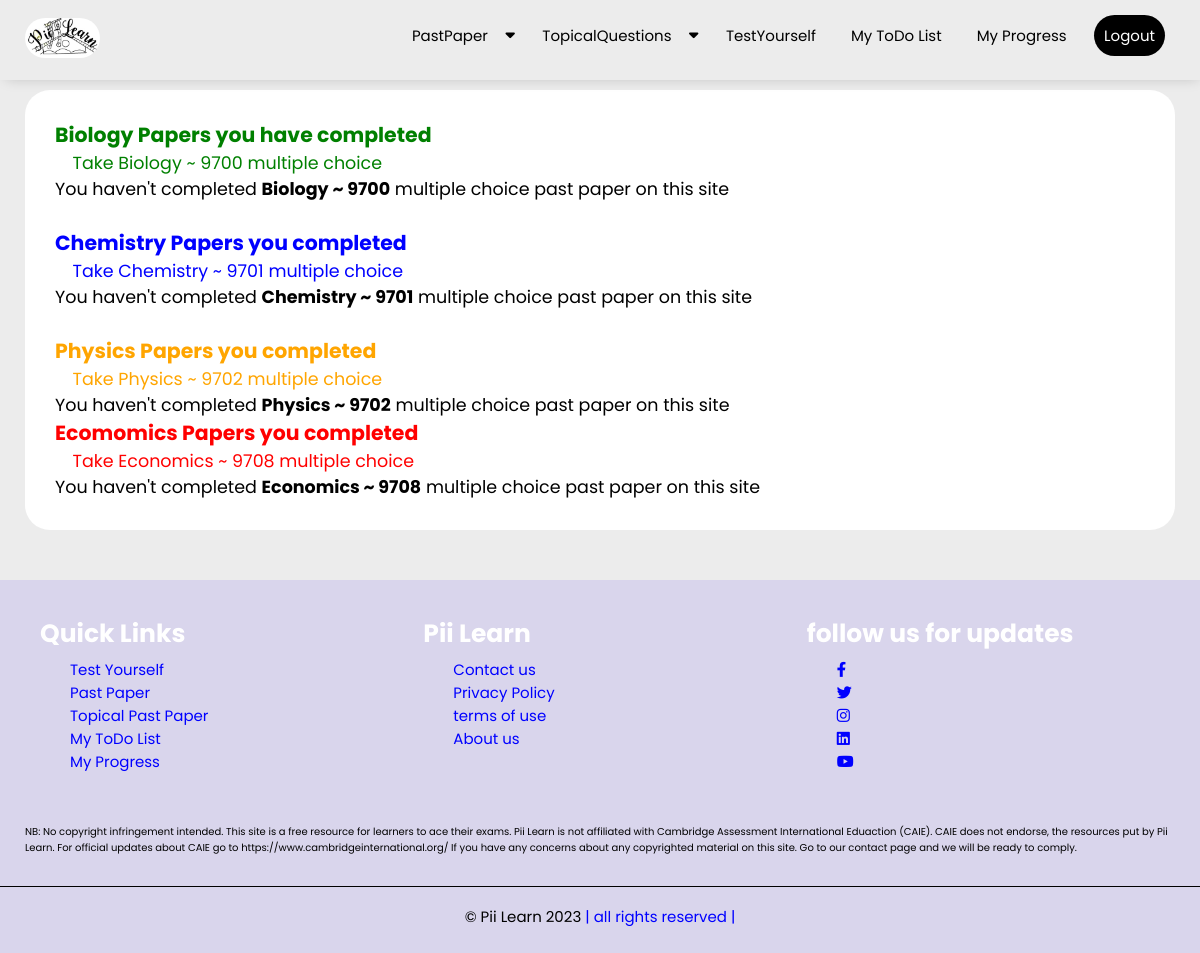
The app's page /my_progress/ (signed in), older data.
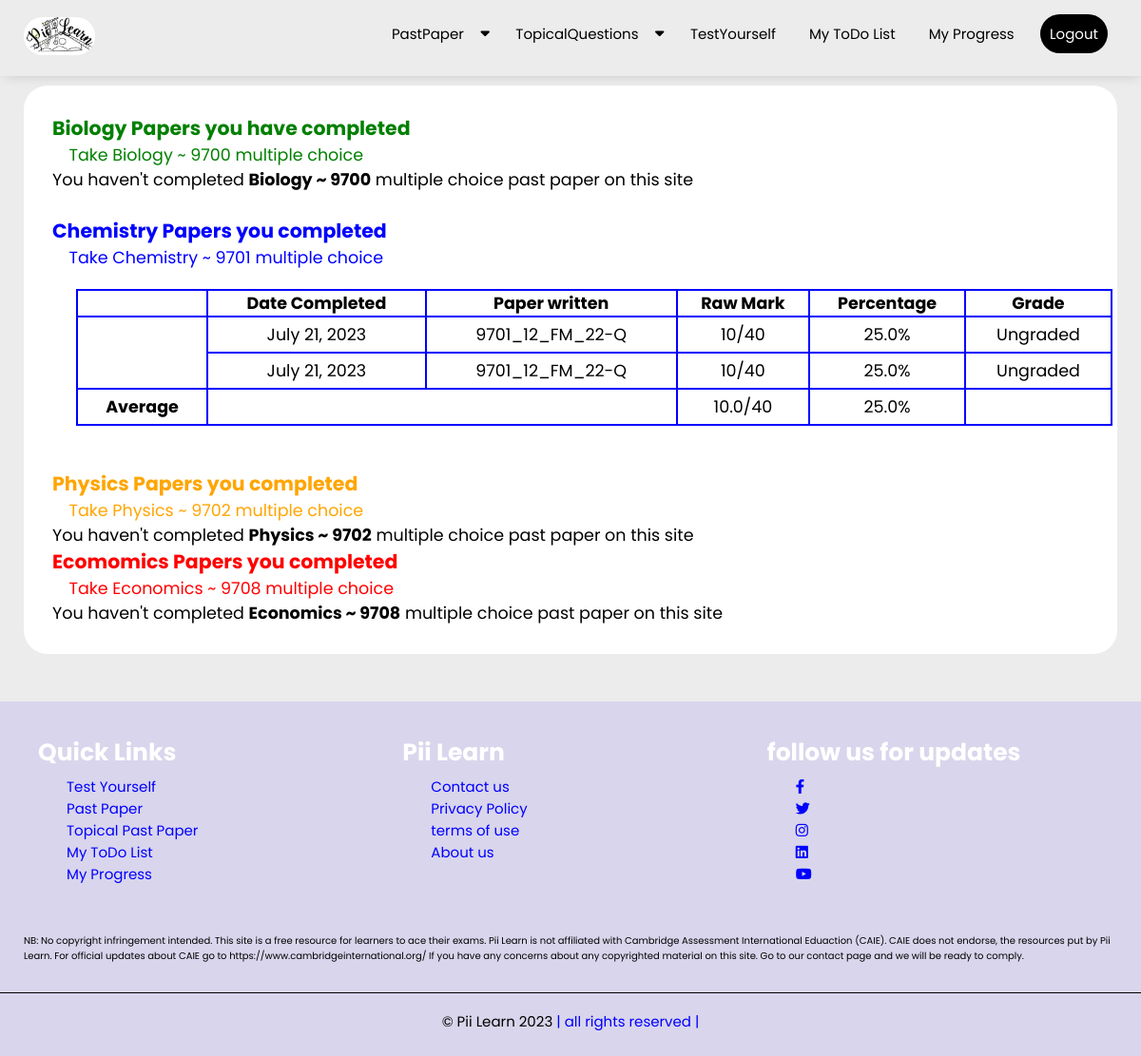
The same page, newer data.
### examsolution/models.py (models this page shows, shortened)
class UserProgressRecord(models.Model):
    user = models.ForeignKey(User,on_delete=models.CASCADE)
    subject_of_paper_written = models.CharField(max_length=200,null=True,blank=True)
    paper_written = models.CharField(max_length=200)
    raw_mark = models.IntegerField(null=True, blank=True)
    percentage = models.CharField(max_length=50,null=True, blank=True)
    letter_grade = models.CharField(max_length=1,null=True, blank=True)
    hours_taken = models.IntegerField(null=True, blank=True)
    minutes_taken = models.IntegerField(null=True, blank=True)
    questions_failed = models.CharField(max_length=2000,null=True, blank=True)
    date_completed = models.DateTimeField(auto_now_add=True)
    subject_of_paper_written = models.CharField(max_length=200,null=True,blank=True)
    user_answer_input = models.CharField(max_length=2000,null=True,blank=True)
    class Meta:
        ordering = ['-date_completed']

### examsolution/views.py (the view, shortened to what this page needs)
# urls.py: path('my_progress/', UserProgressList.as_view(),name='my_progress'),
class UserProgressList(LoginRequiredMixin,ListView):
    model = UserProgressRecord
    context_object_name = 'user_past_paper_taken_list'
    template_name ='examsolution/userprogress_list.html'
    def get_context_data(self,**kwargs):
        context = super().get_context_data(**kwargs)
        website_logo = website_pics.objects.get(id=1)
        context['website_logo'] = website_logo
        context['user_past_paper_taken_list'] = context['user_past_paper_taken_list'].filter(user=self.request.user)
        context['bio_user_past_paper_taken_list'] = context['user_past_paper_taken_list'].filter(subject_of_paper_written='Biology ~ 9700')
        context['chem_user_past_paper_taken_list'] = context['user_past_paper_taken_list'].filter(subject_of_paper_written='Chemistry ~ 9701')
        context['phy_user_past_paper_taken_list'] = context['user_past_paper_taken_list'].filter(subject_of_paper_written='Physics ~ 9702')
        context['econ_user_past_paper_taken_list'] = context['user_past_paper_taken_list'].filter(subject_of_paper_written='Economics ~ 9708')
        count = 0
        bio_perce_total = 0
        bio_raw_total = 0
        bio_perce_average = 0
        bio_raw_average = 0
        count = 0
        chem_perce_total = 0
        chem_raw_total = 0
        chem_perce_average = 0
        chem_raw_average = 0
        if context['chem_user_past_paper_taken_list']:
            for each_test in context['chem_user_past_paper_taken_list']:
                count = count + 1
                chem_raw_total = int(each_test.raw_mark) + chem_raw_total
                chem_perce_total = float(each_test.percentage) + chem_perce_total
            chem_perce_average = round(chem_perce_total/count,1)
            chem_raw_average = round(chem_raw_total/count,1)
        count = 0
        phys_perce_total = 0
        phys_raw_total = 0
        phys_perce_average = 0
        phsy_raw_average = 0
        count = 0
        econ_perce_total = 0
        econ_raw_total = 0
        econ_perce_average = 0
        econ_raw_average = 0
        context['bio_perce_average'] = bio_perce_average
        context['bio_raw_average'] = bio_raw_average
        context['chem_perce_average'] = chem_perce_average
        context['chem_raw_average'] = chem_raw_average
        context['phys_perce_average'] = phys_perce_average
        context['phsy_raw_average'] = phsy_raw_average
        context['econ_perce_average'] = econ_perce_average
        context['econ_raw_average'] = econ_raw_average
        return context

### examsolution/templates/examsolution/userprogress_list.html (shortened to what the changed rows need)
{% extends 'examsolution/base.html' %}
{% load static %}
{% block content %}
<section class="user_progress_tables">
    <br>
    <div>
        <h3 style="color:blue;">Chemistry Papers you completed</h3>
        <a style="color:blue;" href="{% url 'examsolution:test_yourself' %}">Take Chemistry ~ 9701 multiple choice</a>
        <br>
        {% if chem_user_past_paper_taken_list %}
            <table class="chem_table">
                    <tr>
                        <th></th>
                        <th>Date Completed</th>
                        <th>Paper written</th>
                        <th>Raw Mark</th>
                        <th class="dont_show_scr_small">Percentage</th>
                        <th class="dont_show_scr_small">Grade</th>
                    </tr>
                {% for mcq_taken in chem_user_past_paper_taken_list %}
                    <tr>
                        <td></td>
                        <td class="chem_table_td"> {{mcq_taken.date_completed.date}} </td>
                        <td class="chem_table_td"> {{mcq_taken.paper_written}} </td>
                        <td class="chem_table_td"> {{mcq_taken.raw_mark}}/40</td>
                        <td class="chem_table_td" class="dont_show_scr_small"> {{mcq_taken.percentage}}%</td>
                        <td class="chem_table_td" class="dont_show_scr_small"> {% if mcq_taken.letter_grade %} {{mcq_taken.letter_grade}} {% else %}No Data{% endif %}</td>
                    </tr>
                {% endfor %}
                    <tr>
                        <td class="chem_table_td"><strong>Average</strong></td>
                        <td></td>
                        <td></td>
                        <td class="chem_table_td"> {{chem_raw_average}}/40 </td>
                        <td class="chem_table_td"> {{chem_perce_average}}% </td>
                    </tr>
            </table>
        {% else %}
            <p>You haven't completed <strong>Chemistry ~ 9701</strong> multiple choice past paper on this site</p>
        {% endif %}
    </div>
    <br>
</section>
{% endblock content %}

Row changes from the older to the newer data that the page shows:
added UserProgressRecord: date_completed "July 21, 2023", paper_written "9701_12_FM_22-Q", raw_mark "10", percentage "25.0", letter_grade "Ungraded"
added UserProgressRecord: date_completed "July 21, 2023", paper_written "9701_12_FM_22-Q", raw_mark "10", percentage "25.0", letter_grade "Ungraded"
Text that changed along with them:
{{ chem_raw_average }}: (not shown) → "10.0"
{{ chem_perce_average }}: (not shown) → "25.0"
text no longer shown: "You haven't completed Chemistry ~ 9701 multiple choice past paper on this site"
text now shown: "Date Completed Paper written Raw Mark Percentage Grade Average /40 %"
